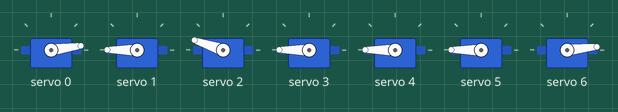
A sketch run on a simulated Arduino Uno, built with avr-gcc and run on an emulated ATmega328P. On the bench: 7 × servo. What the sketch prints to the serial monitor is not drawn.

Above: at 1.05 s.
At 1.4 s:
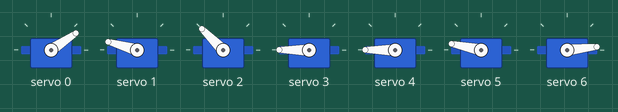
At 1.7 s:
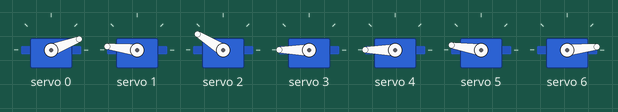
Timing chart, 0 to 4.0 s (numbered marks = the images above):
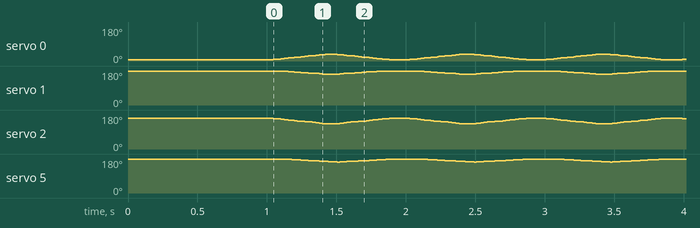

The sketch:

ex_servoPWM-20190921.ino
```cpp
#include "servoPWM.h"
#include "servoPWM1.h"

#include "motion_stop.h"
#include "motion_snoring.h"
#include "motion_talk.h"

void setup() {
  Serial.begin(9600);
  Serial.println("8 channel Servo test!");

  servoSetting();

  delay(1000);
}

void loop() {
  //motion_stop();
  //motion_snoring();
  motion_talk();
  //setAngle(2, 160);

}
```

motion_snoring.h
```cpp
boolean snoring_flag = true;

void motion_snoring() {

  if(snoring_flag) {
    boolean num = set_smoothServo(3, 1, 140, 1700, 3, 140, 1700, 5, 140, 1700);

    if(num) {
      snoring_flag = false;
    }
  } else {
    boolean num = set_smoothServo(3, 1, 160, 1700, 3, 160, 1700, 5, 160, 1700);
    if(num) {
      snoring_flag = true;
    }
  }
}
```

motion_stop.h
```cpp
void motion_stop() {
  for(int i = 0; i < 7; i++) {
    setAngle(i, servo_angle[i]);
  }
}
```

motion_talk.h
```cpp
void motion_talk() {
  int mouth = 30;
  int eye = 10;
  int waist = 20;

  int servo_num = 4;

  if(snoring_flag) {

    boolean num = set_smoothServo(servo_num, 0, 0 + mouth, 400,
                                            1, 180 - waist, 400,
                                            2, 160 - mouth, 400,
                                            5, 180 - waist, 500
                                            );

    if(num) {
      snoring_flag = false;
    }
  } else {
    boolean num = set_smoothServo(servo_num, 0, 0, 400,
                                            1, 180, 400,
                                            2, 160, 400,
                                            5, 180, 500
                                            );
    if(num) {
      snoring_flag = true;
    }
  }
}
```

servoPWM.h
```cpp
#include <Wire.h>
#include <Adafruit_PWMServoDriver.h>

Adafruit_PWMServoDriver pwm = Adafruit_PWMServoDriver();

#define SERVOMIN  150 // this is the 'minimum' pulse length count (out of 4096)
#define SERVOMAX  600 // this is the 'maximum' pulse length count (out of 4096)

float servo_angle[7] = { 0, 180, 160, 180, 180, 180, 0 };
                        // 0   1   2   3    4    5   6
int min_angle[7] = { 0, 150, 0, 150, 0, 150, 0};
int max_angle[7] = {180, 180, 180, 180, 180, 180, 180,};

int getservo_angle(int pin) {
  return servo_angle[pin];
}

int getmin_angle(int pin) {
  return min_angle[pin];
}

int getmax_angle(int pin) {
  return max_angle[pin];
}

void setServoPulse(uint8_t n, double pulse) {
  double pulselength;

  pulselength = 1000000;   // 1,000,000 us per second
  pulselength /= 60;   // 60 Hz
  Serial.print(pulselength); Serial.println(" us per period");
  pulselength /= 4096;  // 12 bits of resolution
  Serial.print(pulselength); Serial.println(" us per bit");
  pulse *= 1000000;  // convert to us
  pulse /= pulselength;
  Serial.println(pulse);
  pwm.setPWM(n, 0, pulse);
}

void setAngle(int pin, float angle) {
  //Serial.print("angle "); Serial.println(angle);
  servo_angle[pin] = angle;
  angle = map(servo_angle[pin], 0, 180, 150, 600);
  pwm.setPWM(pin, 0, angle);

  //Serial.print("setAngle ");Serial.print(pin);Serial.print(" ");Serial.print(servo_angle[pin]);Serial.println();
}

void setAngle_delay(int pin, int angle, int timer) {
  int end_angle = abs( angle - servo_angle[pin] );
  timer /= end_angle;
  //Serial.print("servo_angle ");
  //Serial.println(servo_angle[pin]);
  //Serial.print("end_angle ");
  //Serial.println(end_angle);
  //Serial.print("timer ");
  //Serial.println(timer);

  int num = angle - servo_angle[pin];
  int flag = -1;

  if(num > 0)
    flag = 1;

  for(int i = 0; i < end_angle; i++) {
    servo_angle[pin] += flag;
    //Serial.println(servo_angle[pin]);
    setAngle(pin, servo_angle[pin]);
    delay(timer);
  }
}

void addAngle(int pin, int angle) {

  angle += servo_angle[pin];
  Serial.println(servo_angle[pin]);

  if(angle >= 0 && angle <= 180)
    setAngle(pin, angle);
}

void addAngle_delay(int pin, int angle, int timer) {

  angle += servo_angle[pin];
  Serial.println(servo_angle[pin]);

  if(angle >= min_angle[pin] && angle <= max_angle[pin])
    setAngle_delay(pin, angle, timer);
}

void servoSetting() {
  pwm.begin();

  pwm.setPWMFreq(60);  // Analog servos run at ~60 Hz updates
  delay(10);

  for(int i = 0; i < 7; i++) {
    setAngle(i, servo_angle[i]);
    //Serial.println(servo_angle[i]);
  }
}
```

servoPWM1.h
```cpp
struct Servo1 {
  int pin = -1;
  int angle;
  int duration;
  int systime;
  boolean flag = false;
  int a = 0;
};

Servo1 servo[7];

void reset_servo(int i, int angle, int pin) {
  servo_angle[pin] = angle;
  //Serial.println(servo[i].pin);
  //Serial.println(servo_angle[servo[i].pin]);
  servo[i].pin = -1;
  servo[i].flag = false;

}

int set_smoothServo(int args, ...) {
  int count = 0;

  va_list ap;
  va_start(ap, args * 3);
  for (int i = 0; i < args; i++)
  {
    /*
      Serial.print(i);
      Serial.print(" ");
      Serial.print(servo[i].pin);
      Serial.print(" ");
      Serial.print(servo[i].flag);
      Serial.println(" ");
    */
    if (servo[i].pin < 0 && servo[i].flag == false) {

      for (int l = 0; l < 3; l++) {
        int num = va_arg(ap, int);

        if (l == 0) {
          servo[i].pin = num;
          servo[i].a = servo_angle[num];
        }
        else if (l == 1) {
          servo[i].angle = num;
        }
        else if (l == 2) {
          servo[i].duration = num;
        }

        //Serial.print(num);
        //Serial.print(" ");
      }
      servo[i].systime = millis();
      servo[i].flag = true;
    }

    if (servo[i].flag == true) {
      int now = millis() - servo[i].systime;

      //int flag = 0;

      int pin = servo[i].pin;
      int current_angle = servo_angle[pin];
      float angle = servo[i].angle;
      int duration = servo[i].duration;

      float increase_angle = (float)( angle - current_angle ) / duration;

      int save_angle = current_angle + increase_angle * now;
      //-----------------------------------------------------------------
      if (increase_angle > 0) {
        if ((int)angle <= (int)(save_angle)) {
          current_angle = angle;
          int num = map(current_angle, 0, 180, 150, 600);
          pwm.setPWM(pin, 0, num);
          reset_servo(i, current_angle, pin);
          count++;
          continue;

        }
      } else {
        if ((int)angle >= (int)(save_angle)) {
          current_angle = angle;
          int num = map(current_angle, 0, 180, 150, 600);
          pwm.setPWM(pin, 0, num);
          reset_servo(i, current_angle, pin);
          count++;
          continue;

        }
      }
      //-----------------------------------------------------------
      if (increase_angle > 0) {
        int num = save_angle;
        num = map(num, 0, 180, 150, 600);
        //Serial.print(servo[i].a);
        //Serial.print(" ");
        //Serial.println(save_angle);
        if ((servo[i].a)  < save_angle) {
          servo[i].a = save_angle;
          pwm.setPWM(pin, 0, num);
          //Serial.print(pin);
          //Serial.print(" ");
          //Serial.println(save_angle);
        }
      } else {
        int num = save_angle;
        num = map(num, 0, 180, 150, 600);
        //Serial.print(servo[i].a);
        //Serial.print(" ");
        //Serial.println(save_angle);
        if ((servo[i].a) > save_angle) {
          servo[i].a = save_angle;
          pwm.setPWM(pin, 0, num);
          //Serial.print(pin);
          //Serial.print(" ");
          //Serial.println(save_angle);
        }
      }

    }


  }
  va_end(ap);

  //Serial.println(count);

  if (count >= args) {
    return true;
  }
  return false;

}

void ex_printNumbers(int args, ...) {
  va_list ap;    // 가변 인자 목록 포인터

  va_start(ap, args);    // 가변 인자 목록 포인터 설정
  for (int i = 0; i < args; i++)    // 가변 인자 개수만큼 반복
  {
    int num = va_arg(ap, int);    // int 크기만큼 가변 인자 목록 포인터에서 값을 가져옴
    // ap를 int 크기만큼 순방향으로 이동
    Serial.print(num);           // 가변 인자 값 출력
  }
  va_end(ap);    // 가변 인자 목록 포인터를 NULL로 초기화

  Serial.println("\n");    // 줄바꿈
}
```
